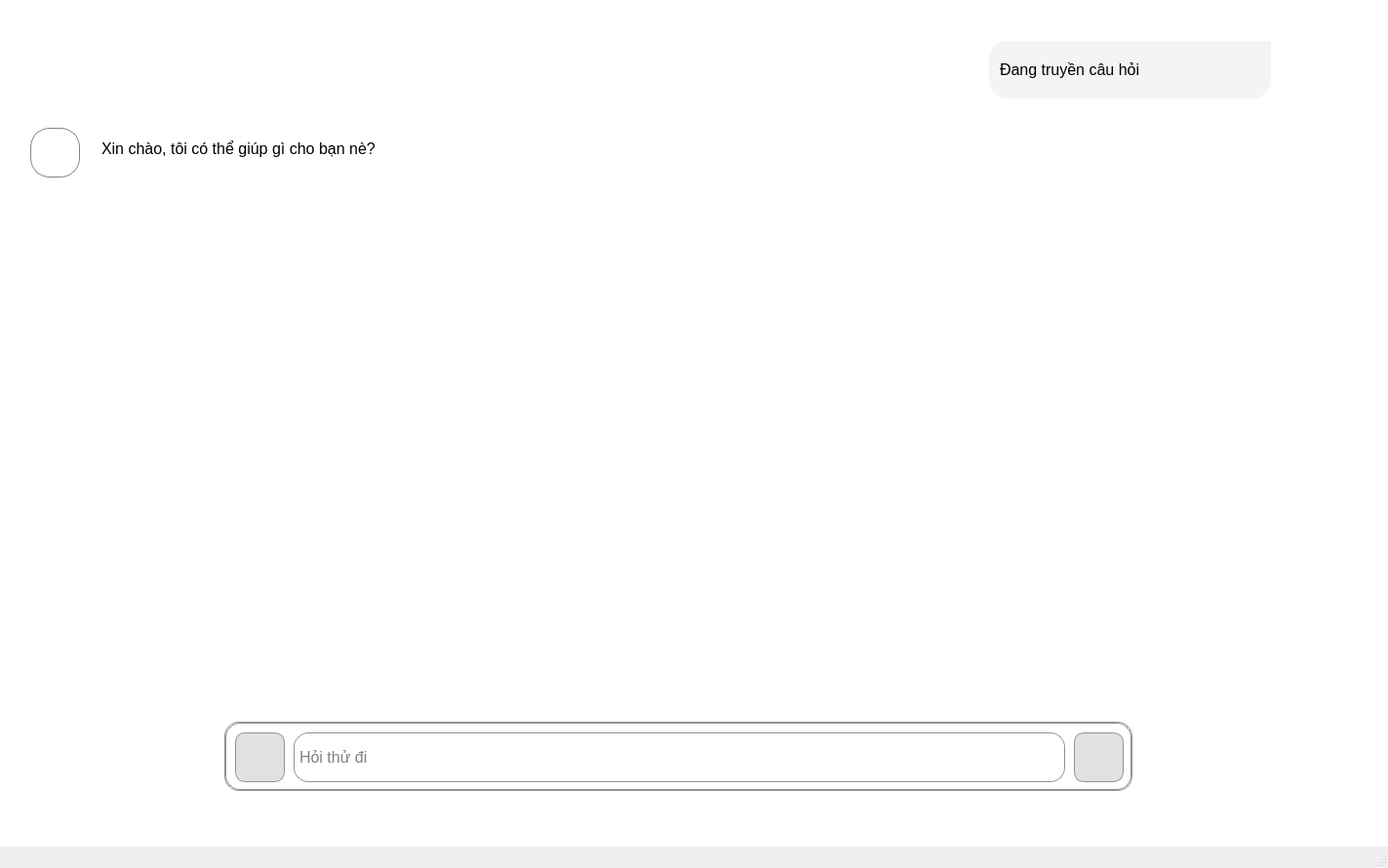
<?xml version="1.0" encoding="UTF-8"?>
<ui version="4.0">
 <class>MainWindow</class>
 <widget class="QMainWindow" name="MainWindow">
  <property name="geometry">
   <rect>
    <x>0</x>
    <y>0</y>
    <width>1423</width>
    <height>890</height>
   </rect>
  </property>
  <property name="windowTitle">
   <string>MainWindow</string>
  </property>
  <widget class="QWidget" name="centralwidget">
   <property name="cursor">
    <cursorShape>ArrowCursor</cursorShape>
   </property>
   <property name="styleSheet">
    <string notr="true">background-color: rgb(255, 255, 255);</string>
   </property>
   <widget class="QScrollArea" name="scrollAreaAnswer">
    <property name="geometry">
     <rect>
      <x>20</x>
      <y>0</y>
      <width>1361</width>
      <height>711</height>
     </rect>
    </property>
    <property name="styleSheet">
     <string notr="true">border: 1px solid white;
margin: 10px 0px 10px 0px</string>
    </property>
    <property name="widgetResizable">
     <bool>true</bool>
    </property>
    <widget class="QWidget" name="scrollAreaWidgetContents">
     <property name="geometry">
      <rect>
       <x>0</x>
       <y>0</y>
       <width>1339</width>
       <height>689</height>
      </rect>
     </property>
     <widget class="QFrame" name="FrameInput_2">
      <property name="geometry">
       <rect>
        <x>992</x>
        <y>20</y>
        <width>291</width>
        <height>81</height>
       </rect>
      </property>
      <property name="styleSheet">
       <string notr="true">border-top-left-radius: 20px;
border-bottom-right-radius: 20px;
border-bottom-left-radius: 20px;
background-color: #f4f4f4;</string>
      </property>
      <property name="frameShape">
       <enum>QFrame::NoFrame</enum>
      </property>
      <layout class="QVBoxLayout" name="verticalLayout">
       <property name="leftMargin">
        <number>7</number>
       </property>
       <property name="topMargin">
        <number>7</number>
       </property>
       <property name="rightMargin">
        <number>7</number>
       </property>
       <property name="bottomMargin">
        <number>7</number>
       </property>
       <item>
        <widget class="QLabel" name="labelinputQuestion">
         <property name="font">
          <font>
           <pointsize>12</pointsize>
          </font>
         </property>
         <property name="styleSheet">
          <string notr="true">border: solid f4f4f4;
color: black;
</string>
         </property>
         <property name="text">
          <string>Đang truyền câu hỏi</string>
         </property>
        </widget>
       </item>
      </layout>
     </widget>
     <widget class="QLabel" name="label">
      <property name="geometry">
       <rect>
        <x>10</x>
        <y>110</y>
        <width>51</width>
        <height>71</height>
       </rect>
      </property>
      <property name="styleSheet">
       <string notr="true">border-radius: 20px;
border: 1px solid grey;</string>
      </property>
      <property name="text">
       <string/>
      </property>
      <property name="pixmap">
       <pixmap>../images/ic_submit.png</pixmap>
      </property>
      <property name="scaledContents">
       <bool>true</bool>
      </property>
     </widget>
     <widget class="QLineEdit" name="lineEditInputAnswer">
      <property name="geometry">
       <rect>
        <x>80</x>
        <y>120</y>
        <width>821</width>
        <height>111</height>
       </rect>
      </property>
      <property name="font">
       <font>
        <pointsize>12</pointsize>
       </font>
      </property>
      <property name="styleSheet">
       <string notr="true">border: 1px solid white;</string>
      </property>
      <property name="text">
       <string>Xin chào, tôi có thể giúp gì cho bạn nè?</string>
      </property>
      <property name="alignment">
       <set>Qt::AlignLeading|Qt::AlignLeft|Qt::AlignTop</set>
      </property>
      <property name="readOnly">
       <bool>true</bool>
      </property>
      <property name="placeholderText">
       <string>Đây là vùng trả lời</string>
      </property>
     </widget>
    </widget>
   </widget>
   <widget class="QScrollArea" name="scrollAreainput">
    <property name="geometry">
     <rect>
      <x>230</x>
      <y>740</y>
      <width>931</width>
      <height>71</height>
     </rect>
    </property>
    <property name="styleSheet">
     <string notr="true">border-radius: 15px;
background-color: white;
border: 1px solid rgb(145, 145, 145);</string>
    </property>
    <property name="widgetResizable">
     <bool>true</bool>
    </property>
    <widget class="QWidget" name="scrollAreaWidgetContents_2">
     <property name="geometry">
      <rect>
       <x>0</x>
       <y>0</y>
       <width>929</width>
       <height>69</height>
      </rect>
     </property>
     <widget class="QPushButton" name="pushButtonopenfile">
      <property name="geometry">
       <rect>
        <x>10</x>
        <y>10</y>
        <width>51</width>
        <height>51</height>
       </rect>
      </property>
      <property name="cursor">
       <cursorShape>PointingHandCursor</cursorShape>
      </property>
      <property name="styleSheet">
       <string notr="true">background-color: rgb(225, 225, 225);
border-radius: 10px;</string>
      </property>
      <property name="text">
       <string/>
      </property>
      <property name="icon">
       <iconset>
        <normaloff>../images/ic_add-button.png</normaloff>../images/ic_add-button.png</iconset>
      </property>
      <property name="iconSize">
       <size>
        <width>40</width>
        <height>40</height>
       </size>
      </property>
     </widget>
     <widget class="QPushButton" name="pushButtonSubmitext">
      <property name="geometry">
       <rect>
        <x>870</x>
        <y>10</y>
        <width>51</width>
        <height>51</height>
       </rect>
      </property>
      <property name="cursor">
       <cursorShape>PointingHandCursor</cursorShape>
      </property>
      <property name="styleSheet">
       <string notr="true">background-color: rgb(225, 225, 225);
border-radius: 10px;</string>
      </property>
      <property name="text">
       <string/>
      </property>
      <property name="icon">
       <iconset>
        <normaloff>../images/ic_submit.png</normaloff>../images/ic_submit.png</iconset>
      </property>
      <property name="iconSize">
       <size>
        <width>40</width>
        <height>40</height>
       </size>
      </property>
     </widget>
     <widget class="QWidget" name="verticalLayoutWidget">
      <property name="geometry">
       <rect>
        <x>70</x>
        <y>10</y>
        <width>791</width>
        <height>51</height>
       </rect>
      </property>
      <layout class="QVBoxLayout" name="verticalLayoutInputQuestion">
       <property name="leftMargin">
        <number>3</number>
       </property>
       <property name="rightMargin">
        <number>3</number>
       </property>
       <item>
        <widget class="QLineEdit" name="lineEditInputQuestion">
         <property name="font">
          <font>
           <pointsize>12</pointsize>
          </font>
         </property>
         <property name="styleSheet">
          <string notr="true">border: 1px solid white;</string>
         </property>
         <property name="text">
          <string/>
         </property>
         <property name="placeholderText">
          <string>Hỏi thử đi</string>
         </property>
        </widget>
       </item>
      </layout>
     </widget>
    </widget>
   </widget>
   <widget class="QPushButton" name="pushButtonScrolldown">
    <property name="geometry">
     <rect>
      <x>670</x>
      <y>650</y>
      <width>50</width>
      <height>51</height>
     </rect>
    </property>
    <property name="cursor">
     <cursorShape>PointingHandCursor</cursorShape>
    </property>
    <property name="mouseTracking">
     <bool>false</bool>
    </property>
    <property name="styleSheet">
     <string notr="true">border-radius: 20px
</string>
    </property>
    <property name="text">
     <string/>
    </property>
    <property name="icon">
     <iconset>
      <normaloff>../images/ic_down-arrow-in-a-circle.png</normaloff>../images/ic_down-arrow-in-a-circle.png</iconset>
    </property>
    <property name="iconSize">
     <size>
      <width>50</width>
      <height>50</height>
     </size>
    </property>
   </widget>
   <widget class="QPushButton" name="pushButtonRefresh">
    <property name="geometry">
     <rect>
      <x>1220</x>
      <y>750</y>
      <width>51</width>
      <height>51</height>
     </rect>
    </property>
    <property name="cursor">
     <cursorShape>PointingHandCursor</cursorShape>
    </property>
    <property name="mouseTracking">
     <bool>false</bool>
    </property>
    <property name="styleSheet">
     <string notr="true">border-radius: 20px
</string>
    </property>
    <property name="text">
     <string/>
    </property>
    <property name="icon">
     <iconset>
      <normaloff>C:/Users/USER/Downloads/ic_refresh.png</normaloff>C:/Users/USER/Downloads/ic_refresh.png</iconset>
    </property>
    <property name="iconSize">
     <size>
      <width>50</width>
      <height>50</height>
     </size>
    </property>
   </widget>
   <widget class="QPushButton" name="pushButtonRefresh_2">
    <property name="geometry">
     <rect>
      <x>1300</x>
      <y>750</y>
      <width>51</width>
      <height>51</height>
     </rect>
    </property>
    <property name="cursor">
     <cursorShape>PointingHandCursor</cursorShape>
    </property>
    <property name="mouseTracking">
     <bool>false</bool>
    </property>
    <property name="styleSheet">
     <string notr="true">border-radius: 20px
</string>
    </property>
    <property name="text">
     <string/>
    </property>
    <property name="icon">
     <iconset>
      <normaloff>C:/Users/USER/Downloads/ic_refresh.png</normaloff>C:/Users/USER/Downloads/ic_refresh.png</iconset>
    </property>
    <property name="iconSize">
     <size>
      <width>50</width>
      <height>50</height>
     </size>
    </property>
   </widget>
  </widget>
  <widget class="QMenuBar" name="menubar">
   <property name="geometry">
    <rect>
     <x>0</x>
     <y>0</y>
     <width>1423</width>
     <height>26</height>
    </rect>
   </property>
  </widget>
  <widget class="QStatusBar" name="statusbar"/>
 </widget>
 <resources/>
 <connections/>
</ui>
